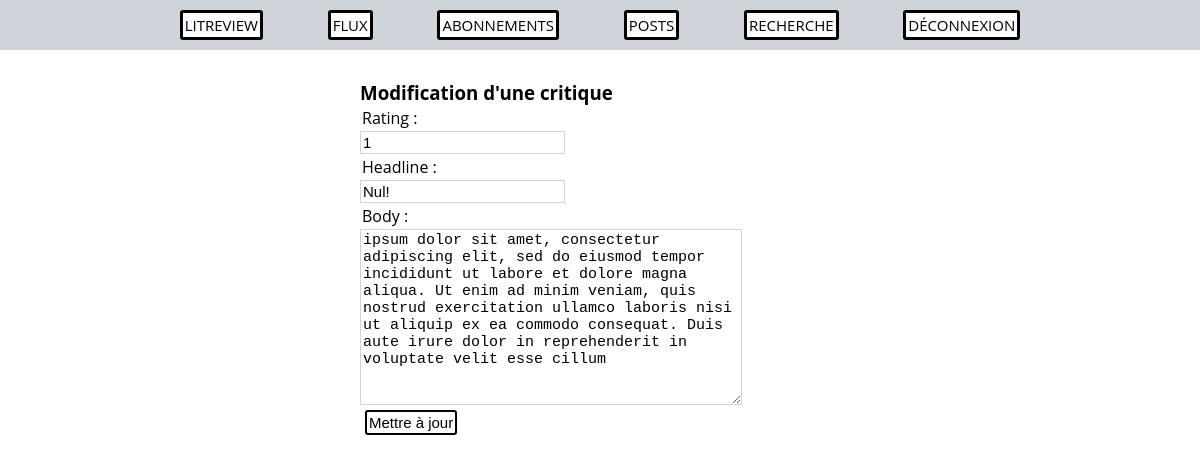
The app's page /review/review/19/update/ (signed in) with its own data.
### review/models.py (models this page shows)
class Review(models.Model):
    ticket = models.ForeignKey(to=Ticket, on_delete=models.CASCADE)
    rating = models.PositiveSmallIntegerField(
        validators=[MinValueValidator(0), MaxValueValidator(5)])
    headline = models.CharField(max_length=128)
    body = models.TextField(max_length=2048, blank=True)
    user = models.ForeignKey(
        to=settings.AUTH_USER_MODEL, on_delete=models.CASCADE)
    time_created = models.DateTimeField(auto_now_add=True)

### review/views.py (the view)
# urls.py: path("review/<int:pk>/update/", ReviewUpdateView.as_view(), name="update_review"),
class ReviewUpdateView(LoginRequiredMixin, UpdateView):
	model = Review
	template_name = "update_review.html"
	fields = ["rating", "headline", "body"]
	success_url = reverse_lazy("myposts")

### review/templates/update_review.html (shortened to what this page needs)
{% extends "base.html" %}
{% block content %}
<div class="form">
    <h3>Modification d'une critique</h3>
    <form method="POST" enctype="multipart/form-data">
        {{ form.as_p }}
        <input type="submit" value="Mettre à jour">
    </form>
</div>
{% endblock %}

### LITReview/static/css/style.css (style rules this page uses)
body { font-family: "Open Sans", sans-serif; padding-top: 50px; }
a, input[type=submit] { display: inline-block; text-decoration: none; border-style: solid; border-radius: 3px; color: black; background-color: white; font-size: 15px; margin: 5px; padding: 2px; }
.form { position: fixed; width: 60%; text-align: left; align-items: center; top: 10%; left: 30%; overflow-y: scroll; max-height: 100%; }
.form input[type=text], .form input[type=number], .form textarea { display: block; padding: 2px; border: 1px solid #ced4da; font-size: 15px; }
.form label { display: inline-block; box-sizing: border-box; margin: 2px; }

### records on screen
Review: rating "1", headline "Nul!", body "ipsum dolor sit amet, consectetur adipiscing elit, sed do eiusmod tempor incididunt ut labore et dolore magna aliqua. Ut enim ad minim veniam, quis nostrud exercitation ullamco laboris nisi ut aliquip ex ea commodo consequat. Duis aute irure dolor in reprehenderit in voluptate velit esse cillum"
